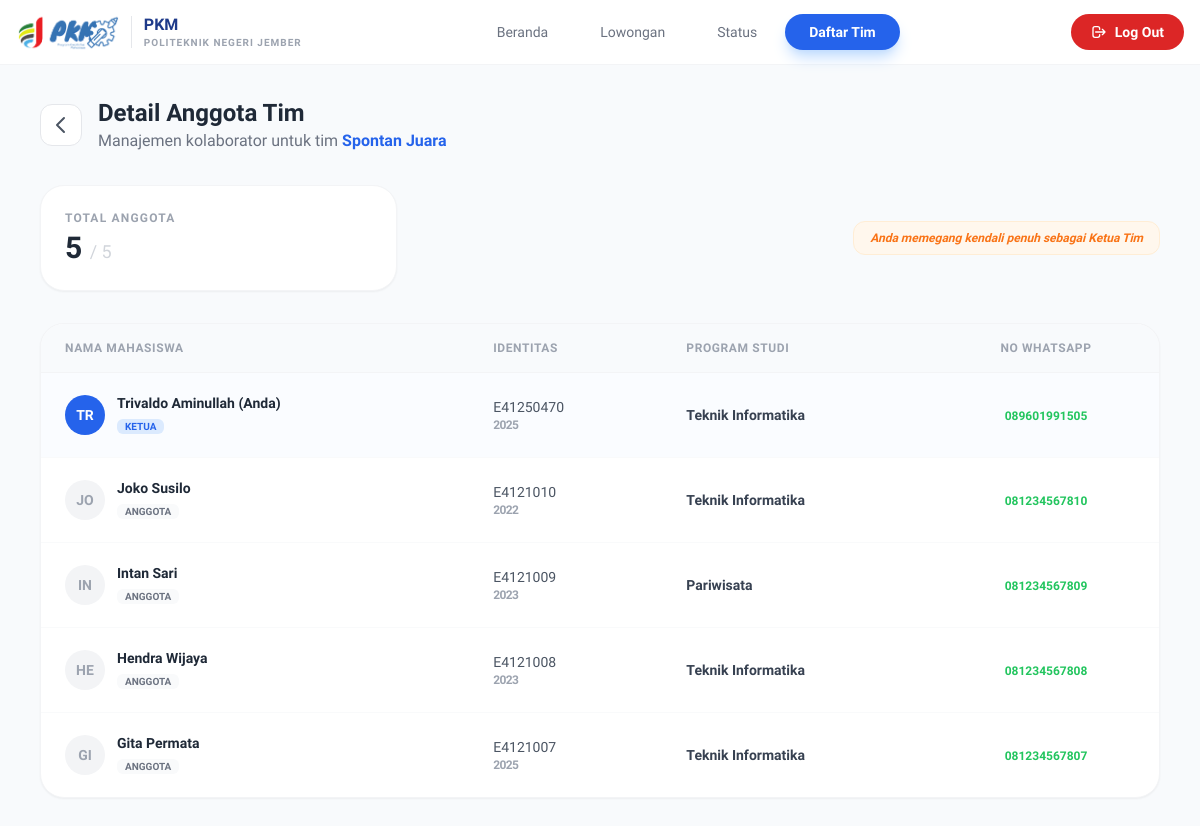
The page /Aplikasi_PKM/detail/detail_anggota_tim.php?id=18 (signed in) on the database its author committed.
### tables this page shows
CREATE TABLE `data_tim_pkm` (
  `id_tim` int NOT NULL,
  `id_ketua` int NOT NULL,
  `nama_tim` varchar(100) NOT NULL,
  `kategori_pkm` varchar(50) NOT NULL,
  `deskripsi_projek` text NOT NULL,
  `status_tim` enum('Mencari Anggota','Penuh','Selesai') DEFAULT 'Mencari Anggota',
  `created_at` timestamp NULL DEFAULT CURRENT_TIMESTAMP
);

CREATE TABLE `user_mahasiswa` (
  `id` int NOT NULL,
  `nama_lengkap` varchar(100) NOT NULL,
  `nim` varchar(20) NOT NULL,
  `email_polije` varchar(100) NOT NULL,
  `no_whatsapp` varchar(20) NOT NULL,
  `gender` enum('L','P') NOT NULL,
  `jurusan` enum('PP','TP','PETERNAKAN','MNA','TI','BKP','KESEHATAN','TEKNIK','BISNIS') NOT NULL,
  `program_studi` varchar(100) NOT NULL,
  `angkatan` year NOT NULL,
  `password` varchar(255) NOT NULL,
  `khs_image` varchar(255) DEFAULT NULL,
  `created_at` timestamp NULL DEFAULT CURRENT_TIMESTAMP
);

CREATE TABLE `pendaftaran_tim` (
  `id_pendaftaran` int NOT NULL,
  `id_tim` int NOT NULL,
  `id_mahasiswa` int NOT NULL,
  `pesan_tambahan` text,
  `status_pendaftaran` enum('Pending','Diterima','Ditolak') DEFAULT 'Pending',
  `created_at` timestamp NULL DEFAULT CURRENT_TIMESTAMP,
  `updated_at` timestamp NULL DEFAULT CURRENT_TIMESTAMP ON UPDATE CURRENT_TIMESTAMP
);

### Aplikasi_PKM/detail/detail_anggota_tim.php (the view, shortened to what this page needs)
<?php
require_once "../config/koneksi.php";
$id_tim = isset($_GET['id']) ? $_GET['id'] : null;
$id_user_login = $_SESSION['id_user'];
try {
    $stmt_tim = $pdo->prepare("SELECT t.*, u.nama_lengkap, u.nim, u.angkatan, u.program_studi, u.no_whatsapp
                               FROM data_tim_pkm t
                               JOIN user_mahasiswa u ON t.id_ketua = u.id
                               WHERE t.id_tim = :id_t");
    $stmt_tim->execute([':id_t' => $id_tim]);
    $data_tim = $stmt_tim->fetch(PDO::FETCH_ASSOC);
    $stmt_anggota = $pdo->prepare("SELECT p.id_pendaftaran, u.id as id_mhs, u.nama_lengkap, u.nim, u.angkatan, u.program_studi, u.no_whatsapp
                                   FROM pendaftaran_tim p
                                   JOIN user_mahasiswa u ON p.id_mahasiswa = u.id
                                   WHERE p.id_tim = :id_t AND p.status_pendaftaran = 'Diterima'");
    $stmt_anggota->execute([':id_t' => $id_tim]);
    $list_anggota = $stmt_anggota->fetchAll(PDO::FETCH_ASSOC);
    $total_anggota = 1 + count($list_anggota);
    $is_ketua = ($data_tim['id_ketua'] == $id_user_login);
} catch (PDOException $e) {
    die("Error: " . $e->getMessage());
}
?>
<!DOCTYPE html>
<html lang="en">
<head>
    <script src="https://cdn.tailwindcss.com"></script>
</head>
<body class="bg-slate-50">
            <nav class="bg-white border-b border-gray-100 px-4 py-3 sticky top-0 z-[100]">
                <div class="max-w-7xl mx-auto flex items-center justify-between">
                    <div class="flex items-center space-x-3">
                        <img src="../img/LogoPKM.png" alt="Logo" class="h-10">
                        <div class="flex flex-col">
                            <span class="font-bold text-blue-900 leading-tight">PKM</span>
                            <span class="text-[10px] text-gray-400 uppercase tracking-widest font-semibold">Politeknik Negeri Jember</span>
                        </div>
                    </div>
                    <div id="nav-menu" class="hidden md:flex absolute md:relative top-full left-0 w-full md:w-auto bg-white md:bg-transparent px-4 md:px-0 py-6 md:py-0 flex-col md:flex-row space-y-4 md:space-y-0 md:space-x-1 shadow-2xl md:shadow-none border-t md:border-none border-gray-50">
                        <a href="../cari_tim/beranda.php" class="text-gray-500 hover:text-blue-600 px-6 py-2 rounded-full font-medium text-sm transition text-center">Beranda</a>
                        <a href="../cari_tim/lowongan.php" class="text-gray-500 hover:text-blue-600 px-6 py-2 rounded-full font-medium text-sm transition text-center">Lowongan</a>
                        <a href="../cari_tim/status.php" class="text-gray-500 hover:text-blue-600 px-6 py-2 rounded-full font-medium text-sm transition text-center">Status</a>
                        <a href="../cari_tim/daftar_tim.php" class="bg-blue-600 text-white px-6 py-2 rounded-full font-semibold text-sm shadow-lg shadow-blue-200 text-center">Daftar Tim</a>
                    </div>
                    <div class="hidden md:block">
                        <a href="../proses/proses_logout.php" class="flex items-center space-x-2 bg-red-600 text-white px-5 py-2 rounded-full font-bold text-sm">
                            <svg xmlns="http://www.w3.org/2000/svg" class="h-4 w-4" fill="none" viewBox="0 0 24 24" stroke="currentColor">
                                <path stroke-linecap="round" stroke-linejoin="round" stroke-width="2" d="M17 16l4-4m0 0l-4-4m4 4H7m6 4v1a3 3 0 01-3 3H6a3 3 0 01-3-3V7a3 3 0 013-3h4a3 3 0 013 3v1" />
                            </svg>
                            <span>Log Out</span>
                        </a>
                    </div>
                </div>
            </nav>
    <main class="max-w-6xl mx-auto px-4 py-8">
    <div class="flex items-center space-x-4 mb-8">
        <a href="../cari_tim/daftar_tim.php" class="p-2 bg-white border border-gray-200 rounded-xl hover:bg-gray-50 transition">
            <svg class="w-6 h-6 text-gray-600" fill="none" stroke="currentColor" viewBox="0 0 24 24"><path stroke-linecap="round" stroke-linejoin="round" stroke-width="2" d="M15 19l-7-7 7-7"></path></svg>
        </a>
        <div>
            <h1 class="text-2xl font-bold text-gray-800">Detail Anggota Tim</h1>
            <p class="text-gray-500">Manajemen kolaborator untuk tim <span class="text-blue-600 font-semibold"><?php echo htmlspecialchars($data_tim['nama_tim']); ?></span></p>
        </div>
    </div>
    <div class="grid grid-cols-1 md:grid-cols-3 gap-6 mb-8">
        <div class="bg-white p-6 rounded-3xl border border-gray-100 shadow-sm">
            <p class="text-gray-400 text-xs font-bold uppercase tracking-widest mb-1">Total Anggota</p>
            <p class="text-3xl font-black text-gray-800"><?php echo $total_anggota; ?> <span class="text-lg text-gray-300 font-medium">/ 5</span></p>
        </div>
        <div class="md:col-span-2 flex items-center justify-end">
            <?php if (!$is_ketua): ?>
                <button onclick="confirmLeaveTeam(<?php echo $id_tim; ?>)" class="flex items-center space-x-2 bg-red-50 text-red-600 px-6 py-3 rounded-2xl font-bold text-sm hover:bg-red-600 hover:text-white transition-all border border-red-100">
                    <svg xmlns="http://www.w3.org/2000/svg" class="h-5 w-5" fill="none" viewBox="0 0 24 24" stroke="currentColor">
                        <path stroke-linecap="round" stroke-linejoin="round" stroke-width="2" d="M17 16l4-4m0 0l-4-4m4 4H7m6 4v1a3 3 0 01-3 3H6a3 3 0 01-3-3V7a3 3 0 013-3h4a3 3 0 013 3v1" />
                    </svg>
                    <span>Keluar dari Tim</span>
                </button>
            <?php else: ?>
                <p class="text-xs text-orange-500 font-bold bg-orange-50 px-4 py-2 rounded-xl border border-orange-100 italic">Anda memegang kendali penuh sebagai Ketua Tim</p>
            <?php endif; ?>
        </div>
    </div>
    <div class="bg-white rounded-3xl shadow-sm border border-gray-100 overflow-hidden">
        <div class="overflow-x-auto">
            <table class="w-full text-left border-collapse">
                <thead>
                    <tr class="bg-slate-50 border-b border-gray-100">
                        <th class="px-6 py-4 text-xs font-bold uppercase tracking-wider text-gray-400">Nama Mahasiswa</th>
                        <th class="px-6 py-4 text-xs font-bold uppercase tracking-wider text-gray-400">Identitas</th>
                        <th class="px-6 py-4 text-xs font-bold uppercase tracking-wider text-gray-400">Program Studi</th>
                        <th class="px-6 py-4 text-xs font-bold uppercase tracking-wider text-gray-400 text-center">No WhatsApp</th>
                    </tr>
                </thead>
                <tbody class="divide-y divide-gray-50">
                    <tr class="hover:bg-slate-50/50 transition bg-blue-50/30">
                        <td class="px-6 py-5">
                            <div class="flex items-center space-x-3">
                                <div class="w-10 h-10 bg-blue-600 rounded-full flex items-center justify-center text-white font-bold text-sm">
                                    <?php echo strtoupper(substr($data_tim['nama_lengkap'], 0, 2)); ?>
                                </div>
                                <div>
                                    <p class="text-sm font-bold text-gray-800"><?php echo htmlspecialchars($data_tim['nama_lengkap']); ?> <?php echo ($data_tim['id_ketua'] == $id_user_login) ? '(Anda)' : ''; ?></p>
                                    <span class="text-[10px] bg-blue-100 text-blue-600 px-2 py-0.5 rounded-md font-bold uppercase">Ketua</span>
                                </div>
                            </div>
                        </td>
                        <td class="px-6 py-5">
                            <p class="text-sm text-gray-600 font-medium"><?php echo $data_tim['nim']; ?></p>
                            <p class="text-xs text-gray-400 font-bold uppercase tracking-tighter"><?php echo $data_tim['angkatan']; ?></p>
                        </td>
                        <td class="px-6 py-5 leading-relaxed">
                            <p class="text-sm text-gray-700 font-semibold"><?php echo $data_tim['program_studi']; ?></p>
                        </td>
                        <td class="px-6 py-5 text-center">
                            <a href="https://wa.me/<?php echo $data_tim['no_whatsapp']; ?>" target="_blank" class="text-xs text-green-500 font-bold hover:underline"><?php echo $data_tim['no_whatsapp']; ?></a>
                        </td>
                    </tr>
                    <?php foreach ($list_anggota as $anggota): ?>
                    <tr class="hover:bg-slate-50/50 transition">
                        <td class="px-6 py-5">
                            <div class="flex items-center space-x-3">
                                <div class="w-10 h-10 bg-gray-100 rounded-full flex items-center justify-center text-gray-400 font-bold text-sm">
                                    <?php echo strtoupper(substr($anggota['nama_lengkap'], 0, 2)); ?>
                                </div>
                                <div>
                                    <p class="text-sm font-bold text-gray-800"><?php echo htmlspecialchars($anggota['nama_lengkap']); ?> <?php echo ($anggota['id_mhs'] == $id_user_login) ? '(Anda)' : ''; ?></p>
                                    <span class="text-[10px] bg-gray-50 text-gray-500 px-2 py-0.5 rounded-md font-bold uppercase">Anggota</span>
                                </div>
                            </div>
                        </td>
                        <td class="px-6 py-5">
                            <p class="text-sm text-gray-600 font-medium"><?php echo $anggota['nim']; ?></p>
                            <p class="text-xs text-gray-400 font-bold uppercase tracking-tighter"><?php echo $anggota['angkatan']; ?></p>
                        </td>
                        <td class="px-6 py-5 leading-relaxed">
                            <p class="text-sm text-gray-700 font-semibold"><?php echo $anggota['program_studi']; ?></p>
                        </td>
                        <td class="px-6 py-5 text-center">
                            <a href="https://wa.me/<?php echo $anggota['no_whatsapp']; ?>" target="_blank" class="text-xs text-green-500 font-bold hover:underline"><?php echo $anggota['no_whatsapp']; ?></a>
                        </td>
                    </tr>
                    <?php endforeach; ?>
                </tbody>
            </table>
        </div>
    </div>
</main>
</body>
</html>

### Aplikasi_PKM/detail/detail_anggota_tim.php (style rules this page uses)
body { font-family: 'Plus Jakarta Sans', sans-serif; }

### rows shown on the page
data_tim_pkm: nama_tim "Spontan Juara", id_ketua.nama_lengkap "TR", id_ketua.nama_lengkap "Trivaldo Aminullah", id_ketua.nim "E41250470", id_ketua.angkatan "2025", id_ketua.program_studi "Teknik Informatika", id_ketua.no_whatsapp "089601991505"
pendaftaran_tim: id_mahasiswa.nama_lengkap "JO", id_mahasiswa.nama_lengkap "Joko Susilo", id_mahasiswa.nim "E4121010", id_mahasiswa.angkatan "2022", id_mahasiswa.program_studi "Teknik Informatika", id_mahasiswa.no_whatsapp "081234567810"
pendaftaran_tim: id_mahasiswa.nama_lengkap "IN", id_mahasiswa.nama_lengkap "Intan Sari", id_mahasiswa.nim "E4121009", id_mahasiswa.angkatan "2023", id_mahasiswa.program_studi "Pariwisata", id_mahasiswa.no_whatsapp "081234567809"
pendaftaran_tim: id_mahasiswa.nama_lengkap "HE", id_mahasiswa.nama_lengkap "Hendra Wijaya", id_mahasiswa.nim "E4121008", id_mahasiswa.angkatan "2023", id_mahasiswa.program_studi "Teknik Informatika", id_mahasiswa.no_whatsapp "081234567808"
pendaftaran_tim: id_mahasiswa.nama_lengkap "GI", id_mahasiswa.nama_lengkap "Gita Permata", id_mahasiswa.nim "E4121007", id_mahasiswa.angkatan "2025", id_mahasiswa.program_studi "Teknik Informatika", id_mahasiswa.no_whatsapp "081234567807"

### other values the page prints
$total_anggota "5"
